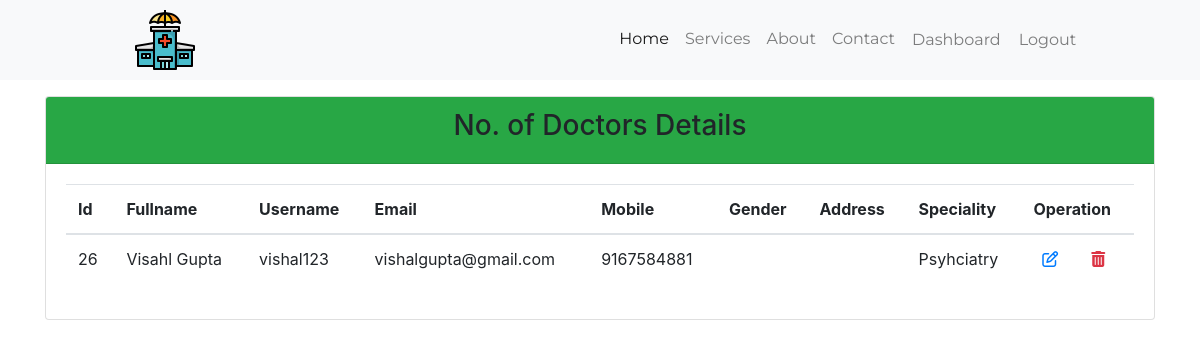
The page /NDoctors.php on the database its author committed.
### tables this page shows
CREATE TABLE `dregistration` (
  `id` int(255) NOT NULL,
  `fname` varchar(255) NOT NULL,
  `usname` varchar(255) NOT NULL,
  `email` varchar(255) NOT NULL,
  `mobile` varchar(255) NOT NULL,
  `gender` varchar(255) NOT NULL,
  `address` varchar(255) NOT NULL,
  `speciality` varchar(255) NOT NULL,
  `password` varchar(255) NOT NULL,
  `cpassword` varchar(255) NOT NULL
);

### NDoctors.php (the view, shortened to what this page needs)
<?php
include 'DBcon.php';
?>
<!DOCTYPE html>
<html lang="en">
<head>
    <?php include 'AllLinks.php' ?>
</head>
<body>
<nav class="navbar navbar-expand-lg navbar-light bg-light">
        <img src="./Icons/hospital.png" class="img-fluid" alt="">
      <div class="collapse navbar-collapse" id="collapsibleNavId">
        <ul class="navbar-nav ml-auto mt-2 mt-lg-0">
          <li class="nav-item active">
            <a class="nav-link" href="Index.php">Home <span class="sr-only">(current)</span></a>
          </li>
          <li class="nav-item">
            <a class="nav-link" href="#">Services</a>
          </li>
          <li class="nav-item">
            <a class="nav-link" href="#">About</a>
          </li>
          <li class="nav-item">
            <a class="nav-link" href="#">Contact</a>
          </li>
          <li class="nav-item">
            <a class="nav-link btn btn-outline-light" href="HospitalDashboard.php">Dashboard</a>
          </li>
          <li class="nav-item">
            <a class="nav-link btn btn-outline-light" href="Logout.php">Logout</a>
          </li>
        </ul>
      </div>
</nav>
<div class="container">
    <div class="row">
        <div class="col">
            <div class="card mt-3">
                <div class="card-header bg-success text-center">
                    <h3>No. of Doctors Details </h3>
                </div>
                <div class="card-body">
                    <div class="row">
                        <div class="col">
                            <table class="table">
                                <thead>
                                    <tr>
                                        <th scope="col">Id</th>
                                        <th scope="col">Fullname</th>
                                        <th scope="col">Username</th>
                                        <th scope="col">Email</th>
                                        <th scope="col">Mobile</th>
                                        <th scope="col">Gender</th>
                                        <th scope="col">Address</th>
                                        <th scope="col">Speciality</th>
                                        <th scope="col" colspan="2">Operation</th>
                                    </tr>
                                </thead>
                                <tbody>
                                    <?php
                                        $sqlquery="select * from dregistration";
                                        $result=$con->query($sqlquery);
                                        while($res= mysqli_fetch_array($result)){
                                            ?>
                                            <tr>
                                                <td><?php echo $res['id']; ?></td>
                                                <td><?php echo $res['fname']; ?></td>
                                                <td><?php echo $res['usname']; ?></td>
                                                <td><?php echo $res['email']; ?></td>
                                                <td><?php echo $res['mobile']; ?></td>
                                                <td><?php echo $res['gender']; ?></td>
                                                <td><?php echo $res['address']; ?></td>
                                                <td><?php echo $res['speciality']; ?></td>
                                                <td class="text-center"><a href="NDoctorEdits.php?id=<?php echo $res['id']; ?>" title="Edit"><i class="fa fa-edit" aria-hidden="true"></i></a></td>
                                                <td><a href="DoctorsDelete.php?id=<?php echo $res['id']?>"><i class="fa fa-trash text-danger" aria-hidden="true" title="Delete"></i></a></td>
                                            </tr>
                                            <?php
                                        }
                                    ?>
                                </tbody>
                            </table>
                        </div>
                    </div>
                </div>
            </div>
        </div>
    </div>
</div>
</body>
</html>

### nav.css (style rules this page uses)
* { margin: 0%; padding: 0%; }
.navbar img { margin-left: 10%; }
.collapse ul { margin-right: 10% !important; }
.navbar-nav a { font-family:Montserrat; }

### rows shown on the page
dregistration: id "26", fname "Visahl Gupta", usname "vishal123", email "vishalgupta@gmail.com", mobile "9167584881", speciality "Psyhciatry"
